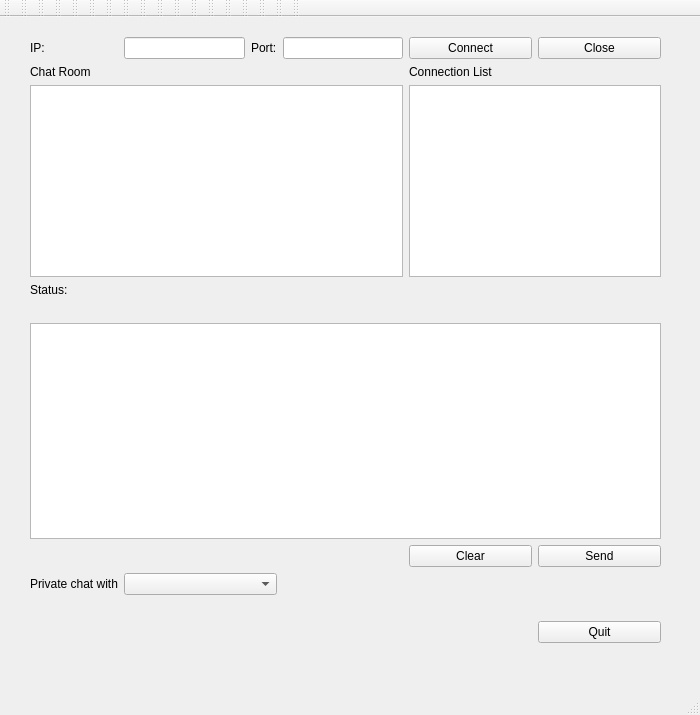
<?xml version="1.0" encoding="UTF-8"?>
<ui version="4.0">
 <class>MainWindow</class>
 <widget class="QMainWindow" name="MainWindow">
  <property name="geometry">
   <rect>
    <x>0</x>
    <y>0</y>
    <width>700</width>
    <height>715</height>
   </rect>
  </property>
  <property name="windowTitle">
   <string>MainWindow</string>
  </property>
  <widget class="QWidget" name="centralwidget">
   <widget class="QWidget" name="layoutWidget">
    <property name="geometry">
     <rect>
      <x>30</x>
      <y>20</y>
      <width>631</width>
      <height>606</height>
     </rect>
    </property>
    <layout class="QGridLayout" name="gridLayout">
     <item row="9" column="0">
      <widget class="QLabel" name="label_2">
       <property name="text">
        <string>Private chat with</string>
       </property>
      </widget>
     </item>
     <item row="8" column="0" colspan="4">
      <spacer name="horizontalSpacer_3">
       <property name="orientation">
        <enum>Qt::Horizontal</enum>
       </property>
       <property name="sizeHint" stdset="0">
        <size>
         <width>318</width>
         <height>20</height>
        </size>
       </property>
      </spacer>
     </item>
     <item row="3" column="4" colspan="2">
      <widget class="QListWidget" name="connection_list">
       <property name="maximumSize">
        <size>
         <width>16777215</width>
         <height>192</height>
        </size>
       </property>
      </widget>
     </item>
     <item row="10" column="0" colspan="6">
      <spacer name="horizontalSpacer_4">
       <property name="orientation">
        <enum>Qt::Horizontal</enum>
       </property>
       <property name="sizeHint" stdset="0">
        <size>
         <width>348</width>
         <height>20</height>
        </size>
       </property>
      </spacer>
     </item>
     <item row="5" column="1" colspan="5">
      <widget class="QLabel" name="running_status">
       <property name="text">
        <string/>
       </property>
      </widget>
     </item>
     <item row="11" column="5">
      <widget class="QPushButton" name="quit_button">
       <property name="text">
        <string>Quit</string>
       </property>
      </widget>
     </item>
     <item row="11" column="0" colspan="5">
      <spacer name="horizontalSpacer_5">
       <property name="orientation">
        <enum>Qt::Horizontal</enum>
       </property>
       <property name="sizeHint" stdset="0">
        <size>
         <width>508</width>
         <height>20</height>
        </size>
       </property>
      </spacer>
     </item>
     <item row="0" column="0" alignment="Qt::AlignLeft">
      <widget class="QLabel" name="label">
       <property name="whatsThis">
        <string>&lt;html&gt;&lt;head/&gt;&lt;body&gt;&lt;p align=&quot;center&quot;&gt;&lt;br/&gt;&lt;/p&gt;&lt;/body&gt;&lt;/html&gt;</string>
       </property>
       <property name="text">
        <string>IP:</string>
       </property>
      </widget>
     </item>
     <item row="0" column="4">
      <widget class="QPushButton" name="start_button">
       <property name="text">
        <string>Connect</string>
       </property>
      </widget>
     </item>
     <item row="6" column="0" colspan="6">
      <spacer name="horizontalSpacer_6">
       <property name="orientation">
        <enum>Qt::Horizontal</enum>
       </property>
       <property name="sizeHint" stdset="0">
        <size>
         <width>318</width>
         <height>20</height>
        </size>
       </property>
      </spacer>
     </item>
     <item row="0" column="5">
      <widget class="QPushButton" name="terminal_button">
       <property name="text">
        <string>Close</string>
       </property>
      </widget>
     </item>
     <item row="5" column="0" alignment="Qt::AlignLeft">
      <widget class="QLabel" name="label_5">
       <property name="text">
        <string>Status:</string>
       </property>
      </widget>
     </item>
     <item row="7" column="0" colspan="6">
      <widget class="QTextEdit" name="input_window">
       <property name="html">
        <string>&lt;!DOCTYPE HTML PUBLIC &quot;-//W3C//DTD HTML 4.0//EN&quot; &quot;http://www.w3.org/TR/REC-html40/strict.dtd&quot;&gt;
&lt;html&gt;&lt;head&gt;&lt;meta name=&quot;qrichtext&quot; content=&quot;1&quot; /&gt;&lt;style type=&quot;text/css&quot;&gt;
p, li { white-space: pre-wrap; }
&lt;/style&gt;&lt;/head&gt;&lt;body style=&quot; font-family:'Ubuntu'; font-size:11pt; font-weight:400; font-style:normal;&quot;&gt;
&lt;p style=&quot;-qt-paragraph-type:empty; margin-top:0px; margin-bottom:0px; margin-left:0px; margin-right:0px; -qt-block-indent:0; text-indent:0px;&quot;&gt;&lt;br /&gt;&lt;/p&gt;&lt;/body&gt;&lt;/html&gt;</string>
       </property>
      </widget>
     </item>
     <item row="3" column="0" colspan="4">
      <widget class="QListWidget" name="chat_window">
       <property name="maximumSize">
        <size>
         <width>16777215</width>
         <height>192</height>
        </size>
       </property>
      </widget>
     </item>
     <item row="0" column="3">
      <widget class="QLineEdit" name="port"/>
     </item>
     <item row="0" column="2">
      <widget class="QLabel" name="label_3">
       <property name="text">
        <string>Port:</string>
       </property>
      </widget>
     </item>
     <item row="8" column="5">
      <widget class="QPushButton" name="send_button">
       <property name="text">
        <string>Send</string>
       </property>
      </widget>
     </item>
     <item row="8" column="4">
      <widget class="QPushButton" name="clear_button">
       <property name="text">
        <string>Clear</string>
       </property>
      </widget>
     </item>
     <item row="0" column="1">
      <widget class="QLineEdit" name="ip"/>
     </item>
     <item row="1" column="4" colspan="2">
      <widget class="QLabel" name="label_7">
       <property name="text">
        <string>Connection List</string>
       </property>
      </widget>
     </item>
     <item row="1" column="0" colspan="4">
      <widget class="QLabel" name="label_6">
       <property name="text">
        <string>Chat Room</string>
       </property>
      </widget>
     </item>
     <item row="9" column="1" colspan="2">
      <widget class="QComboBox" name="private_chat"/>
     </item>
    </layout>
   </widget>
  </widget>
  <widget class="QMenuBar" name="menubar">
   <property name="geometry">
    <rect>
     <x>0</x>
     <y>0</y>
     <width>700</width>
     <height>25</height>
    </rect>
   </property>
  </widget>
  <widget class="QStatusBar" name="statusbar"/>
  <widget class="QToolBar" name="toolBar">
   <property name="windowTitle">
    <string>toolBar</string>
   </property>
   <attribute name="toolBarArea">
    <enum>TopToolBarArea</enum>
   </attribute>
   <attribute name="toolBarBreak">
    <bool>false</bool>
   </attribute>
  </widget>
  <widget class="QToolBar" name="toolBar_2">
   <property name="windowTitle">
    <string>toolBar_2</string>
   </property>
   <attribute name="toolBarArea">
    <enum>TopToolBarArea</enum>
   </attribute>
   <attribute name="toolBarBreak">
    <bool>false</bool>
   </attribute>
  </widget>
  <widget class="QToolBar" name="toolBar_3">
   <property name="windowTitle">
    <string>toolBar_3</string>
   </property>
   <attribute name="toolBarArea">
    <enum>TopToolBarArea</enum>
   </attribute>
   <attribute name="toolBarBreak">
    <bool>false</bool>
   </attribute>
  </widget>
  <widget class="QToolBar" name="toolBar_4">
   <property name="windowTitle">
    <string>toolBar_4</string>
   </property>
   <attribute name="toolBarArea">
    <enum>TopToolBarArea</enum>
   </attribute>
   <attribute name="toolBarBreak">
    <bool>false</bool>
   </attribute>
  </widget>
  <widget class="QToolBar" name="toolBar_5">
   <property name="windowTitle">
    <string>toolBar_5</string>
   </property>
   <attribute name="toolBarArea">
    <enum>TopToolBarArea</enum>
   </attribute>
   <attribute name="toolBarBreak">
    <bool>false</bool>
   </attribute>
  </widget>
  <widget class="QToolBar" name="toolBar_6">
   <property name="windowTitle">
    <string>toolBar_6</string>
   </property>
   <attribute name="toolBarArea">
    <enum>TopToolBarArea</enum>
   </attribute>
   <attribute name="toolBarBreak">
    <bool>false</bool>
   </attribute>
  </widget>
  <widget class="QToolBar" name="toolBar_7">
   <property name="windowTitle">
    <string>toolBar_7</string>
   </property>
   <attribute name="toolBarArea">
    <enum>TopToolBarArea</enum>
   </attribute>
   <attribute name="toolBarBreak">
    <bool>false</bool>
   </attribute>
  </widget>
  <widget class="QToolBar" name="toolBar_8">
   <property name="windowTitle">
    <string>toolBar_8</string>
   </property>
   <attribute name="toolBarArea">
    <enum>TopToolBarArea</enum>
   </attribute>
   <attribute name="toolBarBreak">
    <bool>false</bool>
   </attribute>
  </widget>
  <widget class="QToolBar" name="toolBar_9">
   <property name="windowTitle">
    <string>toolBar_9</string>
   </property>
   <attribute name="toolBarArea">
    <enum>TopToolBarArea</enum>
   </attribute>
   <attribute name="toolBarBreak">
    <bool>false</bool>
   </attribute>
  </widget>
  <widget class="QToolBar" name="toolBar_10">
   <property name="windowTitle">
    <string>toolBar_10</string>
   </property>
   <attribute name="toolBarArea">
    <enum>TopToolBarArea</enum>
   </attribute>
   <attribute name="toolBarBreak">
    <bool>false</bool>
   </attribute>
  </widget>
  <widget class="QToolBar" name="toolBar_11">
   <property name="windowTitle">
    <string>toolBar_11</string>
   </property>
   <attribute name="toolBarArea">
    <enum>TopToolBarArea</enum>
   </attribute>
   <attribute name="toolBarBreak">
    <bool>false</bool>
   </attribute>
  </widget>
  <widget class="QToolBar" name="toolBar_12">
   <property name="windowTitle">
    <string>toolBar_12</string>
   </property>
   <attribute name="toolBarArea">
    <enum>TopToolBarArea</enum>
   </attribute>
   <attribute name="toolBarBreak">
    <bool>false</bool>
   </attribute>
  </widget>
  <widget class="QToolBar" name="toolBar_13">
   <property name="windowTitle">
    <string>toolBar_13</string>
   </property>
   <attribute name="toolBarArea">
    <enum>TopToolBarArea</enum>
   </attribute>
   <attribute name="toolBarBreak">
    <bool>false</bool>
   </attribute>
  </widget>
  <widget class="QToolBar" name="toolBar_14">
   <property name="windowTitle">
    <string>toolBar_14</string>
   </property>
   <attribute name="toolBarArea">
    <enum>TopToolBarArea</enum>
   </attribute>
   <attribute name="toolBarBreak">
    <bool>false</bool>
   </attribute>
  </widget>
  <widget class="QToolBar" name="toolBar_15">
   <property name="windowTitle">
    <string>toolBar_15</string>
   </property>
   <attribute name="toolBarArea">
    <enum>TopToolBarArea</enum>
   </attribute>
   <attribute name="toolBarBreak">
    <bool>false</bool>
   </attribute>
  </widget>
  <widget class="QToolBar" name="toolBar_16">
   <property name="windowTitle">
    <string>toolBar_16</string>
   </property>
   <attribute name="toolBarArea">
    <enum>TopToolBarArea</enum>
   </attribute>
   <attribute name="toolBarBreak">
    <bool>false</bool>
   </attribute>
  </widget>
  <widget class="QToolBar" name="toolBar_17">
   <property name="windowTitle">
    <string>toolBar_17</string>
   </property>
   <attribute name="toolBarArea">
    <enum>TopToolBarArea</enum>
   </attribute>
   <attribute name="toolBarBreak">
    <bool>false</bool>
   </attribute>
  </widget>
  <widget class="QToolBar" name="toolBar_18">
   <property name="windowTitle">
    <string>toolBar_18</string>
   </property>
   <attribute name="toolBarArea">
    <enum>TopToolBarArea</enum>
   </attribute>
   <attribute name="toolBarBreak">
    <bool>false</bool>
   </attribute>
  </widget>
 </widget>
 <resources/>
 <connections/>
</ui>
